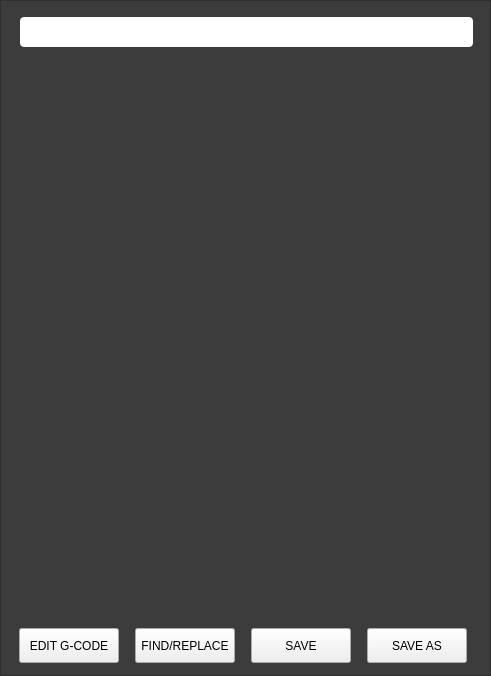
                <widget class="QFrame" name="frame_7">
                 <property name="geometry">
                  <rect>
                   <x>770</x>
                   <y>5</y>
                   <width>491</width>
                   <height>676</height>
                  </rect>
                 </property>
                 <property name="styleSheet">
                  <string notr="true">.QFrame{
    background-color: rgb(60, 60, 60);
}</string>
                 </property>
                 <property name="frameShape">
                  <enum>QFrame::StyledPanel</enum>
                 </property>
                 <property name="frameShadow">
                  <enum>QFrame::Raised</enum>
                 </property>
                 <widget class="QLabel" name="file_absolute_path">
                  <property name="enabled">
                   <bool>true</bool>
                  </property>
                  <property name="geometry">
                   <rect>
                    <x>20</x>
                    <y>17</y>
                    <width>453</width>
                    <height>30</height>
                   </rect>
                  </property>
                  <property name="sizePolicy">
                   <sizepolicy hsizetype="Preferred" vsizetype="Fixed">
                    <horstretch>0</horstretch>
                    <verstretch>0</verstretch>
                   </sizepolicy>
                  </property>
                  <property name="minimumSize">
                   <size>
                    <width>300</width>
                    <height>30</height>
                   </size>
                  </property>
                  <property name="maximumSize">
                   <size>
                    <width>16777215</width>
                    <height>25</height>
                   </size>
                  </property>
                  <property name="font">
                   <font>
                    <family>Bebas Kai</family>
                    <pointsize>12</pointsize>
                    <weight>50</weight>
                    <italic>false</italic>
                    <bold>false</bold>
                   </font>
                  </property>
                  <property name="styleSheet">
                   <string notr="true">QLabel{
    border-style: solid;
    border-radius: 4px;
    border-color: transparent;
    color: black;
  	background-color: white;
    font: 12pt &quot;Bebas Kai&quot;;
    padding-left: 6px;
}</string>
                  </property>
                  <property name="text">
                   <string/>
                  </property>
                  <property name="alignment">
                   <set>Qt::AlignLeading|Qt::AlignLeft|Qt::AlignVCenter</set>
                  </property>
                 </widget>
                 <widget class="GcodeEditor" name="gcodeeditor_initial">
                  <property name="geometry">
                   <rect>
                    <x>10</x>
                    <y>60</y>
                    <width>471</width>
                    <height>546</height>
                   </rect>
                  </property>
                  <property name="styleSheet">
                   <string notr="true"/>
                  </property>
                  <property name="is_editor" stdset="0">
                   <bool>true</bool>
                  </property>
                  <property name="backgroundcolor" stdset="0">
                   <string>#d9dadb</string>
                  </property>
                  <property name="marginbackgroundcolor" stdset="0">
                   <string>#d9dadb</string>
                  </property>
                 </widget>
                 <widget class="QWidget" name="layoutWidget">
                  <property name="geometry">
                   <rect>
                    <x>9</x>
                    <y>620</y>
                    <width>471</width>
                    <height>51</height>
                   </rect>
                  </property>
                  <layout class="QHBoxLayout" name="horizontalLayout_130">
                   <property name="topMargin">
                    <number>2</number>
                   </property>
                   <property name="bottomMargin">
                    <number>7</number>
                   </property>
                   <item>
                    <widget class="QPushButton" name="edit_gcode_button">
                     <property name="sizePolicy">
                      <sizepolicy hsizetype="Fixed" vsizetype="Fixed">
                       <horstretch>0</horstretch>
                       <verstretch>0</verstretch>
                      </sizepolicy>
                     </property>
                     <property name="minimumSize">
                      <size>
                       <width>100</width>
                       <height>35</height>
                      </size>
                     </property>
                     <property name="maximumSize">
                      <size>
                       <width>100</width>
                       <height>30</height>
                      </size>
                     </property>
                     <property name="focusPolicy">
                      <enum>Qt::NoFocus</enum>
                     </property>
                     <property name="styleSheet">
                      <string notr="true">QPushButton {
   	font: 14pt &quot;Bebas Kai&quot;;
}</string>
                     </property>
                     <property name="text">
                      <string>EDIT G-CODE</string>
                     </property>
                     <property name="checkable">
                      <bool>true</bool>
                     </property>
                    </widget>
                   </item>
                   <item>
                    <widget class="QPushButton" name="find_replace_button">
                     <property name="sizePolicy">
                      <sizepolicy hsizetype="Fixed" vsizetype="Fixed">
                       <horstretch>0</horstretch>
                       <verstretch>0</verstretch>
                      </sizepolicy>
                     </property>
                     <property name="minimumSize">
                      <size>
                       <width>100</width>
                       <height>35</height>
                      </size>
                     </property>
                     <property name="maximumSize">
                      <size>
                       <width>100</width>
                       <height>30</height>
                      </size>
                     </property>
                     <property name="focusPolicy">
                      <enum>Qt::NoFocus</enum>
                     </property>
                     <property name="styleSheet">
                      <string notr="true">QPushButton {
   	font: 14pt &quot;Bebas Kai&quot;;
}</string>
                     </property>
                     <property name="text">
                      <string>FIND/REPLACE</string>
                     </property>
                    </widget>
                   </item>
                   <item>
                    <widget class="QPushButton" name="save_button">
                     <property name="sizePolicy">
                      <sizepolicy hsizetype="Fixed" vsizetype="Fixed">
                       <horstretch>0</horstretch>
                       <verstretch>0</verstretch>
                      </sizepolicy>
                     </property>
                     <property name="minimumSize">
                      <size>
                       <width>100</width>
                       <height>35</height>
                      </size>
                     </property>
                     <property name="maximumSize">
                      <size>
                       <width>100</width>
                       <height>30</height>
                      </size>
                     </property>
                     <property name="focusPolicy">
                      <enum>Qt::NoFocus</enum>
                     </property>
                     <property name="styleSheet">
                      <string notr="true">QPushButton {
   	font: 14pt &quot;Bebas Kai&quot;;
}</string>
                     </property>
                     <property name="text">
                      <string>SAVE</string>
                     </property>
                    </widget>
                   </item>
                   <item>
                    <widget class="QPushButton" name="save_as_button">
                     <property name="sizePolicy">
                      <sizepolicy hsizetype="Fixed" vsizetype="Fixed">
                       <horstretch>0</horstretch>
                       <verstretch>0</verstretch>
                      </sizepolicy>
                     </property>
                     <property name="minimumSize">
                      <size>
                       <width>100</width>
                       <height>35</height>
                      </size>
                     </property>
                     <property name="maximumSize">
                      <size>
                       <width>100</width>
                       <height>30</height>
                      </size>
                     </property>
                     <property name="focusPolicy">
                      <enum>Qt::NoFocus</enum>
                     </property>
                     <property name="styleSheet">
                      <string notr="true">QPushButton {
   	font: 14pt &quot;Bebas Kai&quot;;
}</string>
                     </property>
                     <property name="text">
                      <string>SAVE AS</string>
                     </property>
                    </widget>
                   </item>
                  </layout>
                 </widget>
                </widget>
